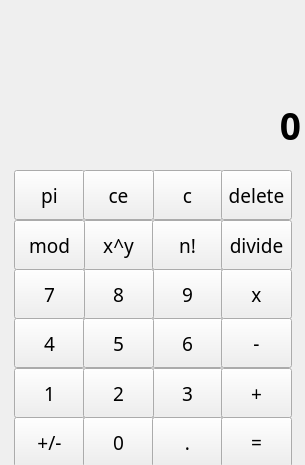
<?xml version="1.0" encoding="UTF-8"?>
<ui version="4.0">
 <class>QtCPPCalculatorClass</class>
 <widget class="QMainWindow" name="QtCPPCalculatorClass">
  <property name="geometry">
   <rect>
    <x>0</x>
    <y>0</y>
    <width>305</width>
    <height>465</height>
   </rect>
  </property>
  <property name="sizePolicy">
   <sizepolicy hsizetype="Expanding" vsizetype="Expanding">
    <horstretch>0</horstretch>
    <verstretch>0</verstretch>
   </sizepolicy>
  </property>
  <property name="minimumSize">
   <size>
    <width>305</width>
    <height>465</height>
   </size>
  </property>
  <property name="palette">
   <palette>
    <active/>
    <inactive/>
    <disabled/>
   </palette>
  </property>
  <property name="windowTitle">
   <string>Calculator</string>
  </property>
  <property name="windowOpacity">
   <double>1.000000000000000</double>
  </property>
  <property name="layoutDirection">
   <enum>Qt::LeftToRight</enum>
  </property>
  <property name="autoFillBackground">
   <bool>false</bool>
  </property>
  <property name="tabShape">
   <enum>QTabWidget::Rounded</enum>
  </property>
  <widget class="QWidget" name="centralWidget">
   <property name="palette">
    <palette>
     <active/>
     <inactive/>
     <disabled/>
    </palette>
   </property>
   <property name="autoFillBackground">
    <bool>false</bool>
   </property>
   <widget class="QLabel" name="label">
    <property name="geometry">
     <rect>
      <x>6</x>
      <y>105</y>
      <width>295</width>
      <height>41</height>
     </rect>
    </property>
    <property name="palette">
     <palette>
      <active>
       <colorrole role="Window">
        <brush brushstyle="SolidPattern">
         <color alpha="255">
          <red>244</red>
          <green>244</green>
          <blue>244</blue>
         </color>
        </brush>
       </colorrole>
      </active>
      <inactive>
       <colorrole role="Window">
        <brush brushstyle="SolidPattern">
         <color alpha="255">
          <red>240</red>
          <green>240</green>
          <blue>240</blue>
         </color>
        </brush>
       </colorrole>
      </inactive>
      <disabled>
       <colorrole role="Window">
        <brush brushstyle="SolidPattern">
         <color alpha="255">
          <red>244</red>
          <green>244</green>
          <blue>244</blue>
         </color>
        </brush>
       </colorrole>
      </disabled>
     </palette>
    </property>
    <property name="font">
     <font>
      <family>Segoe UI Variable Display Semib</family>
      <pointsize>28</pointsize>
      <bold>true</bold>
     </font>
    </property>
    <property name="styleSheet">
     <string notr="true"/>
    </property>
    <property name="text">
     <string>0</string>
    </property>
    <property name="alignment">
     <set>Qt::AlignRight|Qt::AlignTrailing|Qt::AlignVCenter</set>
    </property>
   </widget>
   <widget class="QWidget" name="gridLayoutWidget">
    <property name="geometry">
     <rect>
      <x>3</x>
      <y>159</y>
      <width>298</width>
      <height>311</height>
     </rect>
    </property>
    <layout class="QGridLayout" name="gridLayout_2">
     <property name="bottomMargin">
      <number>5</number>
     </property>
     <property name="horizontalSpacing">
      <number>0</number>
     </property>
     <property name="verticalSpacing">
      <number>1</number>
     </property>
     <item row="2" column="2">
      <widget class="QPushButton" name="pushButton_14">
       <property name="minimumSize">
        <size>
         <width>71</width>
         <height>50</height>
        </size>
       </property>
       <property name="font">
        <font>
         <family>Segoe UI Variable Display</family>
         <pointsize>14</pointsize>
        </font>
       </property>
       <property name="focusPolicy">
        <enum>Qt::StrongFocus</enum>
       </property>
       <property name="autoFillBackground">
        <bool>false</bool>
       </property>
       <property name="text">
        <string>9</string>
       </property>
       <property name="autoDefault">
        <bool>false</bool>
       </property>
       <property name="default">
        <bool>false</bool>
       </property>
       <property name="flat">
        <bool>false</bool>
       </property>
      </widget>
     </item>
     <item row="1" column="1">
      <widget class="QPushButton" name="pushButton_10">
       <property name="minimumSize">
        <size>
         <width>71</width>
         <height>50</height>
        </size>
       </property>
       <property name="font">
        <font>
         <family>Segoe UI Variable Display</family>
         <pointsize>14</pointsize>
        </font>
       </property>
       <property name="focusPolicy">
        <enum>Qt::StrongFocus</enum>
       </property>
       <property name="autoFillBackground">
        <bool>false</bool>
       </property>
       <property name="text">
        <string>x^y</string>
       </property>
       <property name="autoDefault">
        <bool>false</bool>
       </property>
       <property name="default">
        <bool>false</bool>
       </property>
       <property name="flat">
        <bool>false</bool>
       </property>
      </widget>
     </item>
     <item row="5" column="0">
      <widget class="QPushButton" name="pushButton">
       <property name="minimumSize">
        <size>
         <width>71</width>
         <height>50</height>
        </size>
       </property>
       <property name="font">
        <font>
         <family>Segoe UI Variable Display</family>
         <pointsize>14</pointsize>
        </font>
       </property>
       <property name="focusPolicy">
        <enum>Qt::StrongFocus</enum>
       </property>
       <property name="autoFillBackground">
        <bool>false</bool>
       </property>
       <property name="text">
        <string>+/-</string>
       </property>
       <property name="autoDefault">
        <bool>false</bool>
       </property>
       <property name="default">
        <bool>false</bool>
       </property>
       <property name="flat">
        <bool>false</bool>
       </property>
      </widget>
     </item>
     <item row="4" column="2">
      <widget class="QPushButton" name="pushButton_24">
       <property name="minimumSize">
        <size>
         <width>71</width>
         <height>50</height>
        </size>
       </property>
       <property name="font">
        <font>
         <family>Segoe UI Variable Display</family>
         <pointsize>14</pointsize>
        </font>
       </property>
       <property name="focusPolicy">
        <enum>Qt::StrongFocus</enum>
       </property>
       <property name="autoFillBackground">
        <bool>false</bool>
       </property>
       <property name="text">
        <string>3</string>
       </property>
       <property name="autoDefault">
        <bool>false</bool>
       </property>
       <property name="default">
        <bool>false</bool>
       </property>
       <property name="flat">
        <bool>false</bool>
       </property>
      </widget>
     </item>
     <item row="0" column="0">
      <widget class="QPushButton" name="pushButton_6">
       <property name="minimumSize">
        <size>
         <width>71</width>
         <height>50</height>
        </size>
       </property>
       <property name="font">
        <font>
         <family>Segoe UI Variable Display</family>
         <pointsize>14</pointsize>
        </font>
       </property>
       <property name="focusPolicy">
        <enum>Qt::StrongFocus</enum>
       </property>
       <property name="autoFillBackground">
        <bool>false</bool>
       </property>
       <property name="text">
        <string>pi</string>
       </property>
       <property name="autoDefault">
        <bool>false</bool>
       </property>
       <property name="default">
        <bool>false</bool>
       </property>
       <property name="flat">
        <bool>false</bool>
       </property>
      </widget>
     </item>
     <item row="1" column="0">
      <widget class="QPushButton" name="pushButton_5">
       <property name="minimumSize">
        <size>
         <width>71</width>
         <height>50</height>
        </size>
       </property>
       <property name="font">
        <font>
         <family>Segoe UI Variable Display</family>
         <pointsize>14</pointsize>
        </font>
       </property>
       <property name="focusPolicy">
        <enum>Qt::StrongFocus</enum>
       </property>
       <property name="autoFillBackground">
        <bool>false</bool>
       </property>
       <property name="text">
        <string>mod</string>
       </property>
       <property name="autoDefault">
        <bool>false</bool>
       </property>
       <property name="default">
        <bool>false</bool>
       </property>
       <property name="flat">
        <bool>false</bool>
       </property>
      </widget>
     </item>
     <item row="3" column="0">
      <widget class="QPushButton" name="pushButton_3">
       <property name="minimumSize">
        <size>
         <width>71</width>
         <height>50</height>
        </size>
       </property>
       <property name="font">
        <font>
         <family>Segoe UI Variable Display</family>
         <pointsize>14</pointsize>
        </font>
       </property>
       <property name="focusPolicy">
        <enum>Qt::StrongFocus</enum>
       </property>
       <property name="autoFillBackground">
        <bool>false</bool>
       </property>
       <property name="text">
        <string>4</string>
       </property>
       <property name="autoDefault">
        <bool>false</bool>
       </property>
       <property name="default">
        <bool>false</bool>
       </property>
       <property name="flat">
        <bool>false</bool>
       </property>
      </widget>
     </item>
     <item row="1" column="2">
      <widget class="QPushButton" name="pushButton_12">
       <property name="minimumSize">
        <size>
         <width>71</width>
         <height>50</height>
        </size>
       </property>
       <property name="font">
        <font>
         <family>Segoe UI Variable Display</family>
         <pointsize>14</pointsize>
        </font>
       </property>
       <property name="focusPolicy">
        <enum>Qt::StrongFocus</enum>
       </property>
       <property name="autoFillBackground">
        <bool>false</bool>
       </property>
       <property name="text">
        <string>n!</string>
       </property>
       <property name="autoDefault">
        <bool>false</bool>
       </property>
       <property name="default">
        <bool>false</bool>
       </property>
       <property name="flat">
        <bool>false</bool>
       </property>
      </widget>
     </item>
     <item row="3" column="2">
      <widget class="QPushButton" name="pushButton_17">
       <property name="minimumSize">
        <size>
         <width>71</width>
         <height>50</height>
        </size>
       </property>
       <property name="font">
        <font>
         <family>Segoe UI Variable Display</family>
         <pointsize>14</pointsize>
        </font>
       </property>
       <property name="focusPolicy">
        <enum>Qt::StrongFocus</enum>
       </property>
       <property name="autoFillBackground">
        <bool>false</bool>
       </property>
       <property name="text">
        <string>6</string>
       </property>
       <property name="autoDefault">
        <bool>false</bool>
       </property>
       <property name="default">
        <bool>false</bool>
       </property>
       <property name="flat">
        <bool>false</bool>
       </property>
      </widget>
     </item>
     <item row="2" column="1">
      <widget class="QPushButton" name="pushButton_13">
       <property name="minimumSize">
        <size>
         <width>71</width>
         <height>50</height>
        </size>
       </property>
       <property name="font">
        <font>
         <family>Segoe UI Variable Display</family>
         <pointsize>14</pointsize>
        </font>
       </property>
       <property name="focusPolicy">
        <enum>Qt::StrongFocus</enum>
       </property>
       <property name="autoFillBackground">
        <bool>false</bool>
       </property>
       <property name="text">
        <string>8</string>
       </property>
       <property name="autoDefault">
        <bool>false</bool>
       </property>
       <property name="default">
        <bool>false</bool>
       </property>
       <property name="flat">
        <bool>false</bool>
       </property>
      </widget>
     </item>
     <item row="0" column="2">
      <widget class="QPushButton" name="pushButton_8">
       <property name="minimumSize">
        <size>
         <width>71</width>
         <height>50</height>
        </size>
       </property>
       <property name="palette">
        <palette>
         <active>
          <colorrole role="WindowText">
           <brush brushstyle="SolidPattern">
            <color alpha="255">
             <red>255</red>
             <green>255</green>
             <blue>255</blue>
            </color>
           </brush>
          </colorrole>
          <colorrole role="Light">
           <brush brushstyle="SolidPattern">
            <color alpha="255">
             <red>0</red>
             <green>0</green>
             <blue>0</blue>
            </color>
           </brush>
          </colorrole>
          <colorrole role="AlternateBase">
           <brush brushstyle="SolidPattern">
            <color alpha="255">
             <red>0</red>
             <green>0</green>
             <blue>0</blue>
            </color>
           </brush>
          </colorrole>
          <colorrole role="ToolTipBase">
           <brush brushstyle="SolidPattern">
            <color alpha="255">
             <red>0</red>
             <green>0</green>
             <blue>0</blue>
            </color>
           </brush>
          </colorrole>
         </active>
         <inactive>
          <colorrole role="WindowText">
           <brush brushstyle="SolidPattern">
            <color alpha="255">
             <red>0</red>
             <green>0</green>
             <blue>0</blue>
            </color>
           </brush>
          </colorrole>
          <colorrole role="Light">
           <brush brushstyle="SolidPattern">
            <color alpha="255">
             <red>255</red>
             <green>255</green>
             <blue>255</blue>
            </color>
           </brush>
          </colorrole>
          <colorrole role="AlternateBase">
           <brush brushstyle="SolidPattern">
            <color alpha="255">
             <red>245</red>
             <green>245</green>
             <blue>245</blue>
            </color>
           </brush>
          </colorrole>
          <colorrole role="ToolTipBase">
           <brush brushstyle="SolidPattern">
            <color alpha="255">
             <red>255</red>
             <green>255</green>
             <blue>220</blue>
            </color>
           </brush>
          </colorrole>
         </inactive>
         <disabled>
          <colorrole role="WindowText">
           <brush brushstyle="SolidPattern">
            <color alpha="255">
             <red>39</red>
             <green>39</green>
             <blue>39</blue>
            </color>
           </brush>
          </colorrole>
          <colorrole role="Light">
           <brush brushstyle="SolidPattern">
            <color alpha="255">
             <red>0</red>
             <green>0</green>
             <blue>0</blue>
            </color>
           </brush>
          </colorrole>
          <colorrole role="AlternateBase">
           <brush brushstyle="SolidPattern">
            <color alpha="255">
             <red>245</red>
             <green>245</green>
             <blue>245</blue>
            </color>
           </brush>
          </colorrole>
          <colorrole role="ToolTipBase">
           <brush brushstyle="SolidPattern">
            <color alpha="255">
             <red>255</red>
             <green>255</green>
             <blue>220</blue>
            </color>
           </brush>
          </colorrole>
         </disabled>
        </palette>
       </property>
       <property name="font">
        <font>
         <family>Segoe UI Variable Display</family>
         <pointsize>14</pointsize>
        </font>
       </property>
       <property name="focusPolicy">
        <enum>Qt::StrongFocus</enum>
       </property>
       <property name="autoFillBackground">
        <bool>false</bool>
       </property>
       <property name="text">
        <string>c</string>
       </property>
       <property name="autoDefault">
        <bool>false</bool>
       </property>
       <property name="default">
        <bool>false</bool>
       </property>
       <property name="flat">
        <bool>false</bool>
       </property>
      </widget>
     </item>
     <item row="2" column="3">
      <widget class="QPushButton" name="pushButton_15">
       <property name="minimumSize">
        <size>
         <width>71</width>
         <height>50</height>
        </size>
       </property>
       <property name="font">
        <font>
         <family>Segoe UI Variable Display</family>
         <pointsize>14</pointsize>
        </font>
       </property>
       <property name="focusPolicy">
        <enum>Qt::StrongFocus</enum>
       </property>
       <property name="autoFillBackground">
        <bool>false</bool>
       </property>
       <property name="text">
        <string>x</string>
       </property>
       <property name="autoDefault">
        <bool>false</bool>
       </property>
       <property name="default">
        <bool>false</bool>
       </property>
       <property name="flat">
        <bool>false</bool>
       </property>
      </widget>
     </item>
     <item row="1" column="3">
      <widget class="QPushButton" name="pushButton_11">
       <property name="minimumSize">
        <size>
         <width>71</width>
         <height>50</height>
        </size>
       </property>
       <property name="font">
        <font>
         <family>Segoe UI Variable Display</family>
         <pointsize>14</pointsize>
        </font>
       </property>
       <property name="focusPolicy">
        <enum>Qt::StrongFocus</enum>
       </property>
       <property name="autoFillBackground">
        <bool>false</bool>
       </property>
       <property name="text">
        <string>divide</string>
       </property>
       <property name="autoDefault">
        <bool>false</bool>
       </property>
       <property name="default">
        <bool>false</bool>
       </property>
       <property name="flat">
        <bool>false</bool>
       </property>
      </widget>
     </item>
     <item row="5" column="1">
      <widget class="QPushButton" name="pushButton_23">
       <property name="minimumSize">
        <size>
         <width>71</width>
         <height>50</height>
        </size>
       </property>
       <property name="font">
        <font>
         <family>Segoe UI Variable Display</family>
         <pointsize>14</pointsize>
        </font>
       </property>
       <property name="focusPolicy">
        <enum>Qt::StrongFocus</enum>
       </property>
       <property name="autoFillBackground">
        <bool>false</bool>
       </property>
       <property name="text">
        <string>0</string>
       </property>
       <property name="autoDefault">
        <bool>false</bool>
       </property>
       <property name="default">
        <bool>false</bool>
       </property>
       <property name="flat">
        <bool>false</bool>
       </property>
      </widget>
     </item>
     <item row="5" column="2">
      <widget class="QPushButton" name="pushButton_22">
       <property name="minimumSize">
        <size>
         <width>71</width>
         <height>50</height>
        </size>
       </property>
       <property name="font">
        <font>
         <family>Segoe UI Variable Display</family>
         <pointsize>14</pointsize>
        </font>
       </property>
       <property name="focusPolicy">
        <enum>Qt::StrongFocus</enum>
       </property>
       <property name="autoFillBackground">
        <bool>false</bool>
       </property>
       <property name="text">
        <string>.</string>
       </property>
       <property name="autoDefault">
        <bool>false</bool>
       </property>
       <property name="default">
        <bool>false</bool>
       </property>
       <property name="flat">
        <bool>false</bool>
       </property>
      </widget>
     </item>
     <item row="3" column="3">
      <widget class="QPushButton" name="pushButton_18">
       <property name="minimumSize">
        <size>
         <width>71</width>
         <height>50</height>
        </size>
       </property>
       <property name="font">
        <font>
         <family>Segoe UI Variable Display</family>
         <pointsize>14</pointsize>
        </font>
       </property>
       <property name="focusPolicy">
        <enum>Qt::StrongFocus</enum>
       </property>
       <property name="autoFillBackground">
        <bool>false</bool>
       </property>
       <property name="text">
        <string>-</string>
       </property>
       <property name="autoDefault">
        <bool>false</bool>
       </property>
       <property name="default">
        <bool>false</bool>
       </property>
       <property name="flat">
        <bool>false</bool>
       </property>
      </widget>
     </item>
     <item row="2" column="0">
      <widget class="QPushButton" name="pushButton_4">
       <property name="minimumSize">
        <size>
         <width>71</width>
         <height>50</height>
        </size>
       </property>
       <property name="font">
        <font>
         <family>Segoe UI Variable Display</family>
         <pointsize>14</pointsize>
        </font>
       </property>
       <property name="focusPolicy">
        <enum>Qt::StrongFocus</enum>
       </property>
       <property name="autoFillBackground">
        <bool>false</bool>
       </property>
       <property name="text">
        <string>7</string>
       </property>
       <property name="autoDefault">
        <bool>false</bool>
       </property>
       <property name="default">
        <bool>false</bool>
       </property>
       <property name="flat">
        <bool>false</bool>
       </property>
      </widget>
     </item>
     <item row="0" column="1">
      <widget class="QPushButton" name="pushButton_7">
       <property name="minimumSize">
        <size>
         <width>71</width>
         <height>50</height>
        </size>
       </property>
       <property name="font">
        <font>
         <family>Segoe UI Variable Display</family>
         <pointsize>14</pointsize>
        </font>
       </property>
       <property name="focusPolicy">
        <enum>Qt::StrongFocus</enum>
       </property>
       <property name="autoFillBackground">
        <bool>false</bool>
       </property>
       <property name="text">
        <string>ce</string>
       </property>
       <property name="autoDefault">
        <bool>false</bool>
       </property>
       <property name="default">
        <bool>false</bool>
       </property>
       <property name="flat">
        <bool>false</bool>
       </property>
      </widget>
     </item>
     <item row="4" column="0">
      <widget class="QPushButton" name="pushButton_2">
       <property name="minimumSize">
        <size>
         <width>71</width>
         <height>50</height>
        </size>
       </property>
       <property name="font">
        <font>
         <family>Segoe UI Variable Display</family>
         <pointsize>14</pointsize>
        </font>
       </property>
       <property name="focusPolicy">
        <enum>Qt::StrongFocus</enum>
       </property>
       <property name="autoFillBackground">
        <bool>false</bool>
       </property>
       <property name="text">
        <string>1</string>
       </property>
       <property name="autoDefault">
        <bool>false</bool>
       </property>
       <property name="default">
        <bool>false</bool>
       </property>
       <property name="flat">
        <bool>false</bool>
       </property>
      </widget>
     </item>
     <item row="0" column="3">
      <widget class="QPushButton" name="pushButton_9">
       <property name="minimumSize">
        <size>
         <width>71</width>
         <height>50</height>
        </size>
       </property>
       <property name="font">
        <font>
         <family>Segoe UI Variable Display</family>
         <pointsize>14</pointsize>
        </font>
       </property>
       <property name="focusPolicy">
        <enum>Qt::StrongFocus</enum>
       </property>
       <property name="autoFillBackground">
        <bool>false</bool>
       </property>
       <property name="text">
        <string>delete</string>
       </property>
       <property name="autoDefault">
        <bool>false</bool>
       </property>
       <property name="default">
        <bool>false</bool>
       </property>
       <property name="flat">
        <bool>false</bool>
       </property>
      </widget>
     </item>
     <item row="5" column="3">
      <widget class="QPushButton" name="pushButton_20">
       <property name="minimumSize">
        <size>
         <width>71</width>
         <height>50</height>
        </size>
       </property>
       <property name="font">
        <font>
         <family>Segoe UI Variable Display</family>
         <pointsize>14</pointsize>
        </font>
       </property>
       <property name="focusPolicy">
        <enum>Qt::StrongFocus</enum>
       </property>
       <property name="autoFillBackground">
        <bool>false</bool>
       </property>
       <property name="text">
        <string>=</string>
       </property>
       <property name="autoDefault">
        <bool>false</bool>
       </property>
       <property name="default">
        <bool>false</bool>
       </property>
       <property name="flat">
        <bool>false</bool>
       </property>
      </widget>
     </item>
     <item row="3" column="1">
      <widget class="QPushButton" name="pushButton_16">
       <property name="minimumSize">
        <size>
         <width>71</width>
         <height>50</height>
        </size>
       </property>
       <property name="font">
        <font>
         <family>Segoe UI Variable Display</family>
         <pointsize>14</pointsize>
        </font>
       </property>
       <property name="focusPolicy">
        <enum>Qt::StrongFocus</enum>
       </property>
       <property name="autoFillBackground">
        <bool>false</bool>
       </property>
       <property name="text">
        <string>5</string>
       </property>
       <property name="autoDefault">
        <bool>false</bool>
       </property>
       <property name="default">
        <bool>false</bool>
       </property>
       <property name="flat">
        <bool>false</bool>
       </property>
      </widget>
     </item>
     <item row="4" column="3">
      <widget class="QPushButton" name="pushButton_19">
       <property name="minimumSize">
        <size>
         <width>71</width>
         <height>50</height>
        </size>
       </property>
       <property name="font">
        <font>
         <family>Segoe UI Variable Display</family>
         <pointsize>14</pointsize>
        </font>
       </property>
       <property name="focusPolicy">
        <enum>Qt::StrongFocus</enum>
       </property>
       <property name="autoFillBackground">
        <bool>false</bool>
       </property>
       <property name="text">
        <string>+</string>
       </property>
       <property name="autoDefault">
        <bool>false</bool>
       </property>
       <property name="default">
        <bool>false</bool>
       </property>
       <property name="flat">
        <bool>false</bool>
       </property>
      </widget>
     </item>
     <item row="4" column="1">
      <widget class="QPushButton" name="pushButton_21">
       <property name="minimumSize">
        <size>
         <width>71</width>
         <height>50</height>
        </size>
       </property>
       <property name="font">
        <font>
         <family>Segoe UI Variable Display</family>
         <pointsize>14</pointsize>
        </font>
       </property>
       <property name="focusPolicy">
        <enum>Qt::StrongFocus</enum>
       </property>
       <property name="autoFillBackground">
        <bool>false</bool>
       </property>
       <property name="text">
        <string>2</string>
       </property>
       <property name="autoDefault">
        <bool>false</bool>
       </property>
       <property name="default">
        <bool>false</bool>
       </property>
       <property name="flat">
        <bool>false</bool>
       </property>
      </widget>
     </item>
    </layout>
   </widget>
  </widget>
 </widget>
 <layoutdefault spacing="6" margin="11"/>
 <resources>
  <include location="QtCPPCalculator.qrc"/>
 </resources>
 <connections/>
 <designerdata>
  <property name="gridDeltaX">
   <number>3</number>
  </property>
  <property name="gridDeltaY">
   <number>3</number>
  </property>
  <property name="gridSnapX">
   <bool>true</bool>
  </property>
  <property name="gridSnapY">
   <bool>true</bool>
  </property>
  <property name="gridVisible">
   <bool>true</bool>
  </property>
 </designerdata>
</ui>
